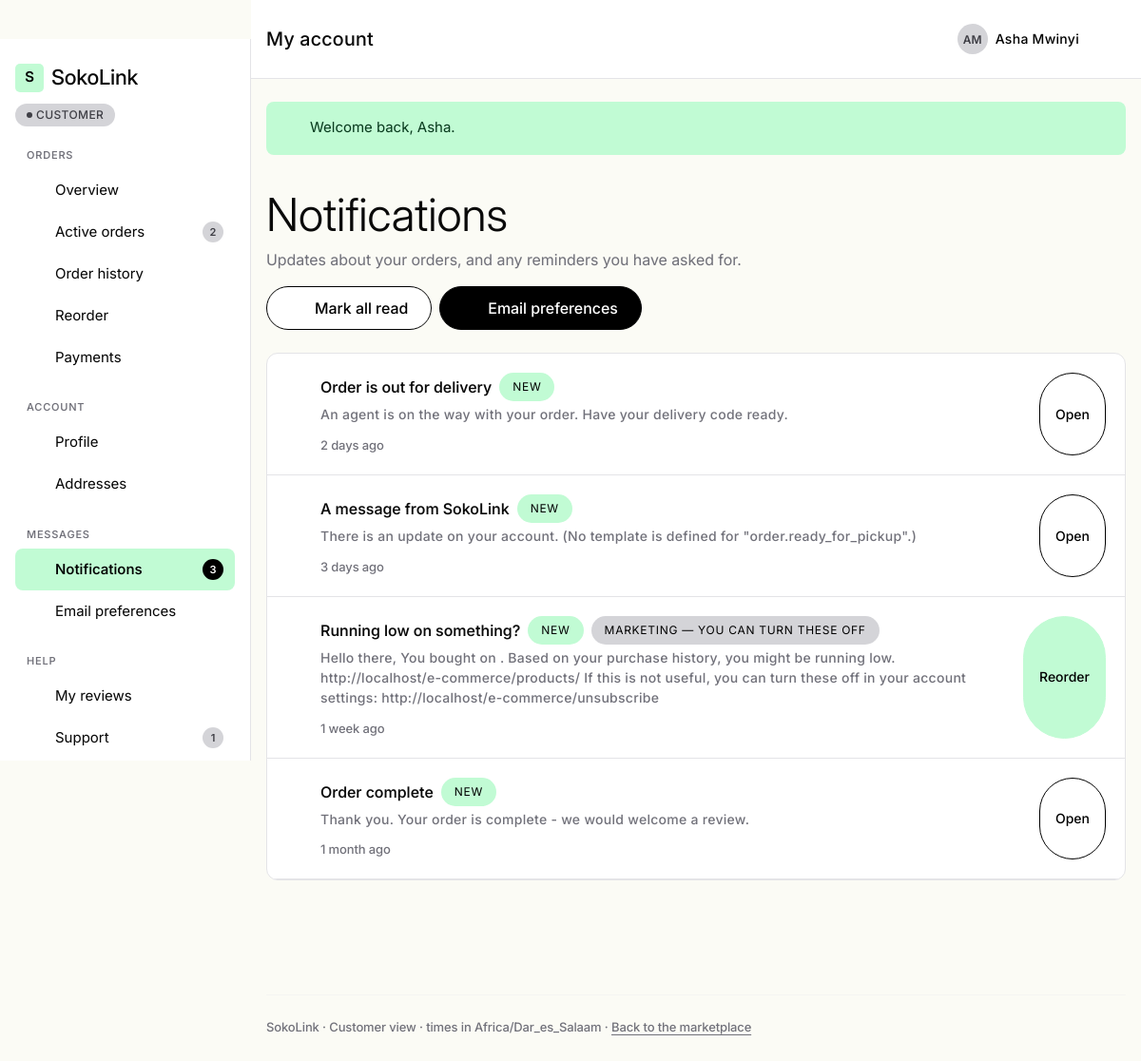
The page /customer/notifications (signed in) on the database its author committed.
### tables this page shows
CREATE TABLE notifications (
    id            BIGINT UNSIGNED NOT NULL AUTO_INCREMENT,
    user_id       BIGINT UNSIGNED NOT NULL,
    channel       ENUM('email','sms','whatsapp') NOT NULL DEFAULT 'email',
    category      ENUM('order_updates','pickup_delivery','support','reorder','offers') NOT NULL,
    is_marketing  TINYINT(1)      NOT NULL DEFAULT 0,
    template_key  VARCHAR(80)     NOT NULL,
     
     
    payload_json  TEXT                    DEFAULT NULL,
    status        ENUM('queued','sending','delivered','failed','skipped','cancelled') NOT NULL DEFAULT 'queued',
    skip_reason   ENUM('no_consent','consent_withdrawn','already_repurchased','cooldown','frequency_cap','unavailable','insufficient_data','skipped_no_provider','quiet_hours')
                                          DEFAULT NULL,
    attempts      TINYINT UNSIGNED NOT NULL DEFAULT 0,
    max_attempts  TINYINT UNSIGNED NOT NULL DEFAULT 3,
    provider_response VARCHAR(500)        DEFAULT NULL,
    send_after    DATETIME        NOT NULL DEFAULT CURRENT_TIMESTAMP,
    sent_at       DATETIME                DEFAULT NULL,
    read_at       DATETIME                DEFAULT NULL,
    reference_type VARCHAR(40)            DEFAULT NULL,
    reference_id  BIGINT UNSIGNED         DEFAULT NULL,
    created_at    DATETIME        NOT NULL DEFAULT CURRENT_TIMESTAMP,
    PRIMARY KEY (id),
     
    KEY idx_notif_due (status, send_after),
    KEY idx_notif_user_time (user_id, created_at),
    KEY idx_notif_category (category, status),
    KEY idx_notif_reference (reference_type, reference_id),
    CONSTRAINT fk_notif_user FOREIGN KEY (user_id) REFERENCES users (id) ON DELETE CASCADE
);

### app/Core/helpers.php (the view, shortened to what the rows shown need)
<?php
if (!function_exists('e')) {
    function e(mixed $value): string
    {
        return htmlspecialchars((string) $value, ENT_QUOTES | ENT_SUBSTITUTE, 'UTF-8');
    }
}
if (!function_exists('url')) {
    function url(string $path = '/'): string
    {
        $base = Request::current()->basePath();
        return $base . '/' . ltrim($path, '/');
    }
}
if (!function_exists('route')) {
    function route(string $name, array $params = []): string
    {
        return Router::url($name, $params);
    }
}
if (!function_exists('component')) {
    function component(string $name, array $data = []): string
    {
        return View::component($name, $data);
    }
}
if (!function_exists('partial')) {
    function partial(string $name, array $data = []): string
    {
        return View::partial($name, $data);
    }
}
if (!function_exists('time_tag')) {
    function time_tag(string $utc, bool $relative = false): string
    {
        return sprintf(
            '<time datetime="%s" title="%s">%s</time>',
            e(Clock::iso($utc)),
            e(Clock::dateTime($utc)),
            e($relative ? Clock::relative($utc) : Clock::dateTime($utc))
        );
    }
}

### app/Views/pages/customer/notifications.php (shortened to what the rows shown need)
<div class="sl-container-wide sl-container">
    <?= partial('dash-page-header', [
        'title'    => 'Notifications',
        'subtitle' => 'Updates about your orders, and any reminders you have asked for.',
        'actions'  => [
            ['label' => 'Mark all read', 'post' => route('customer.notifications.read'), 'icon' => 'check'],
            ['label' => 'Email preferences', 'url' => route('customer.preferences'), 'style' => 'sl-btn-primary', 'icon' => 'mail'],
        ],
    ]) ?>
    <?php if ($inbox === []) : ?>
        <?= component('empty-state', [
            'icon' => 'bell', 'title' => 'Nothing here yet',
            'text' => 'Order updates will appear here as soon as something happens.',
        ]) ?>
    <?php else : ?>
        <div class="sl-card sl-card-flush">
            <ul class="tw-list-none tw-p-0 tw-m-0">
                <?php foreach ($inbox as $note) : ?>
                    <li class="tw-flex tw-gap-4 tw-p-5" style="border-bottom:1px solid var(--c-hairline-light)">
                        <span class="tw-shrink-0 tw-mt-1" style="color:var(--c-shade-60)">
                            <?= component('icon', ['name' => $note['marketing'] ? 'repeat' : 'package', 'size' => 20]) ?>
                        </span>
                        <span class="tw-flex-1" style="min-width:0">
                            <span class="tw-flex tw-flex-wrap tw-items-center tw-gap-2 tw-mb-1">
                                <span class="t-body-strong"><?= e($note['title']) ?></span>
                                <?php if (!$note['read']) : ?>
                                    <span class="sl-chip sl-chip-mint">New</span>
                                <?php endif; ?>
                                <?php if ($note['marketing']) : ?>
                                    <span class="sl-chip">Marketing &mdash; you can turn these off</span>
                                <?php endif; ?>
                            </span>
                            <span class="t-caption t-muted tw-block tw-mb-2"><?= e($note['body']) ?></span>
                            <span class="t-micro t-muted"><?= time_tag($note['at_utc'], true) ?></span>
                        </span>
                        <?php if ($note['order_ref'] !== null) : ?>
                            <a class="sl-btn sl-btn-outline-light sl-btn-sm tw-shrink-0"
                               href="<?= e(route('customer.orders.show', ['ref' => $note['order_ref']])) ?>">Open</a>
                        <?php elseif ($note['ticket_ref'] !== null) : ?>
                            <a class="sl-btn sl-btn-outline-light sl-btn-sm tw-shrink-0"
                               href="<?= e(route('customer.tickets.show', ['ref' => $note['ticket_ref']])) ?>">Open</a>
                        <?php elseif ($note['marketing']) : ?>
                            <a class="sl-btn sl-btn-aloe sl-btn-sm tw-shrink-0" href="<?= e(route('customer.reorder')) ?>">Reorder</a>
                        <?php endif; ?>
                    </li>
                <?php endforeach; ?>
            </ul>
        </div>
    <?php endif; ?>
</div>

### app/Views/components/icon.php (shortened to what the rows shown need)
<?php
$size  = $size  ?? 20;
$class = $class ?? '';
$path = $paths[$name] ?? $paths['info'];
?>
<svg xmlns="http://www.w3.org/2000/svg" width="<?= e($size) ?>" height="<?= e($size) ?>"
     viewBox="0 0 24 24" fill="none" stroke="currentColor" stroke-width="1.6"
     stroke-linecap="round" stroke-linejoin="round"
     class="<?= e($class) ?>" aria-hidden="true" focusable="false"><?= $path ?></svg>

### rows shown on the page
notifications: $size 20 (drawn), title "Order is out for delivery", body "An agent is on the way with your order. Have your delivery code ready.", sent_at "2 days ago"
notifications: $size 20 (drawn), title "A message from SokoLink", body "There is an update on your account. (No template is defined for \"order.ready_for_pickup\".)", sent_at "3 days ago"
notifications: $size 20 (drawn), title "Running low on something?", shows "MARKETING — YOU CAN TURN THESE OFF", body "Hello there, You bought on . Based on your purchase history, you might be running low. http://localhost/e-commerce/products/ If this is not useful, you can turn these off in your account settings: http://localhost/e-commerce/unsubscribe", sent_at "1 week ago"
notifications: $size 20 (drawn), title "Order complete", body "Thank you. Your order is complete - we would welcome a review.", sent_at "1 month ago"

### other values the page prints
$text "CUSTOMER"
$group['heading'] "ORDERS"
$item['label'] "Overview"
$item['label'] "Active orders"
$item['count'] "2"
$item['label'] "Order history"
$item['label'] "Reorder"
$item['label'] "Payments"
$group['heading'] "ACCOUNT"
$item['label'] "Profile"
$item['label'] "Addresses"
$group['heading'] "MESSAGES"
$item['label'] "Notifications"
$item['count'] "3"
$item['label'] "Email preferences"
